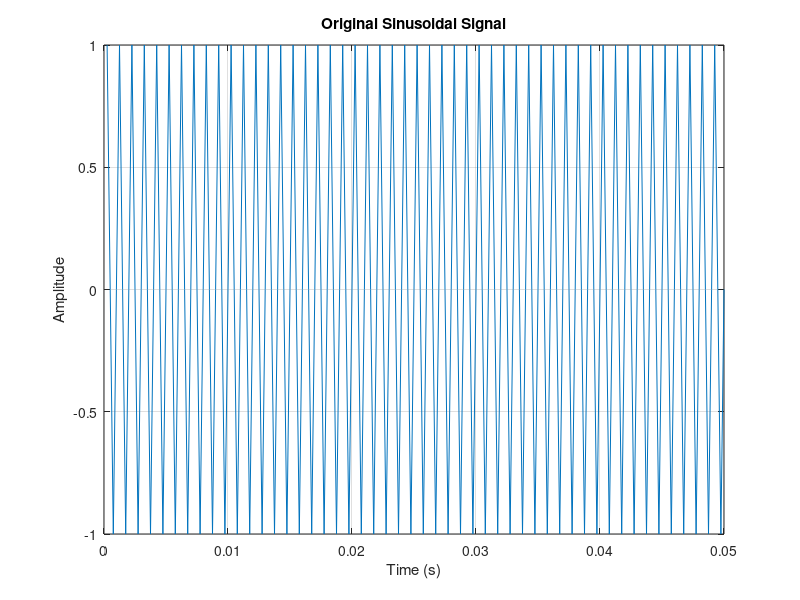

This chart was generated by the following MATLAB code: (Note: this script raises an error after producing the figure.)
clear; close all;

%% 1. Generate Sinusoidal Signal
Fs = 4000;         % Sampling frequency
f = 1000;          % Signal frequency
t = 1/Fs:1/Fs:1;   % Time vector
Am = 1.0;
signal = Am * sin(2*pi*f*t);

figure(1);
plot(t(1:200), signal(1:200));
title('Original Sinusoidal Signal'); xlabel('Time (s)'); ylabel('Amplitude'); grid on;

%% 2. Uniform Quantization (Manual)
L = 256;  % 8-bit
min_val = min(signal);
max_val = max(signal);
q_step = (max_val - min_val) / (L - 1);
codebook = linspace(min_val, max_val, L);
index = zeros(length(signal), 1);

for i = 1:length(signal)
    [~, idx] = min(abs(signal(i) - codebook));
    index(i) = idx - 1;  % 0-based
end

%% 3. Custom Decimal to Binary (No de2bi)
bin_matrix = zeros(length(index), 8);
for i = 1:length(index)
    bin_matrix(i, :) = dec2bin_vec(index(i), 8);
end

baseband = reshape(bin_matrix', [], 1);  % 32000 x 1

%% 4. Show Baseband
Tb = 1/32000;
time_bb = 0:Tb:(length(baseband)-1)*Tb;
figure(2);
stairs(time_bb(1:500), baseband(1:500));
title('Baseband Signal'); xlabel('Time (s)'); ylabel('Bit'); grid on;

%% 5. Simple Convolutional Encoding (Rate 1/2, Constraint Length 7)
G1 = [1 1 1 1 0 0 1]; % 171
G2 = [1 0 1 1 0 1 1]; % 133
K = 7;
state = zeros(1, K-1);
encoded = [];

for i = 1:length(baseband)
    input_bit = baseband(i);
    reg = [input_bit state];
    out1 = mod(sum(reg .* G1), 2);
    out2 = mod(sum(reg .* G2), 2);
    encoded = [encoded out1 out2];
    state = reg(1:end-1);
end

%% 6. Interleaving using Random Permutation
rng(4831);
perm = randperm(length(encoded));
interleaved = encoded(perm);

%% 7. BPSK Modulation
bpsk_signal = 2 * interleaved - 1;

%% (Optional) Add AWGN
% bpsk_signal = bpsk_signal + 0.1 * randn(size(bpsk_signal));

%% 8. Demodulation
demod = double(bpsk_signal > 0);

%% 9. Deinterleaving
[~, revperm] = sort(perm);
deinterleaved = demod(revperm);

%% 10. Simple Hard Decoding (Placeholder)
decoded = zeros(1, floor(length(deinterleaved)/2));
for i = 1:length(decoded)
    bits = deinterleaved((i-1)*2 + (1:2));
    decoded(i) = xor(bits(1), bits(2));  % Dummy decoder
end

%% 11. Reshape Decoded Bits into Bytes
decoded = decoded(:);
decoded = decoded(1:floor(length(decoded)/8)*8);
bit_matrix = reshape(decoded, 8, [])';

%% 12. Custom Binary to Decimal (No bi2de)
decimal_values = zeros(size(bit_matrix, 1), 1);
for i = 1:size(bit_matrix, 1)
    decimal_values(i) = bin2dec_vec(bit_matrix(i, :));
end

%% 13. Reconstruct Signal
reconstructed_signal = codebook(decimal_values + 1);

%% 14. Plot Comparison
figure(3);
subplot(2,1,1);
plot(t(1:100), signal(1:100));
title('Original Signal'); ylabel('Amplitude'); grid on;

subplot(2,1,2);
plot(t(1:100), reconstructed_signal(1:100));
title('Reconstructed Signal'); xlabel('Time (s)'); ylabel('Amplitude'); grid on;

%% --- Helper Functions (No Toolbox Needed) ---

function bin = dec2bin_vec(num, bits)
    bin = zeros(1, bits);
    for i = bits:-1:1
        bin(i) = mod(num, 2);
        num = floor(num / 2);
    end
end

function dec = bin2dec_vec(bin)
    bits = length(bin);
    dec = 0;
    for i = 1:bits
        dec = dec + bin(i) * 2^(bits - i);
    end
end
